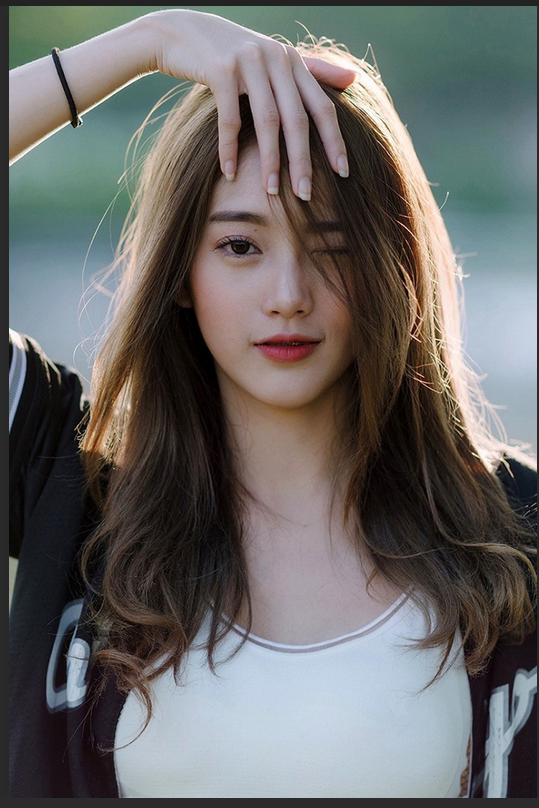
#> input picture 1.opencv_basics/girl.png, 539 x 808 px
$ python opencv_cropping.py
#> lines starting #> are read from the running program, lines starting #| are printed output that depends on the picture
import argparse
import cv2

ap = argparse.ArgumentParser()
ap.add_argument("-i", "--image", type=str, default="girl.png", help="Path to the image")
args = vars(ap.parse_args())

image = cv2.imread(args["image"])
#> image is the input picture: shape (808, 539, 3); mean B, G, R 103.1, 104.4, 105.7
cv2.imshow("Original", image)

face = image[148:406, 184:375]
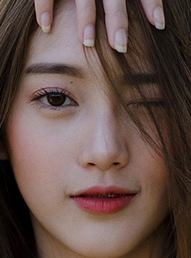
#> face: shape (258, 191, 3); mean B, G, R 73.6, 79.7, 100.9
cv2.imshow("face", face)
cv2.waitKey(0)

body = image[388:763 , 50:521]
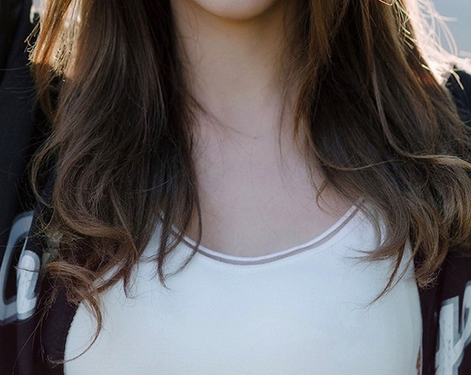
#> body: shape (375, 471, 3); mean B, G, R 97.2, 96.2, 100.4
cv2.imshow("body", body)
cv2.waitKey(0)
